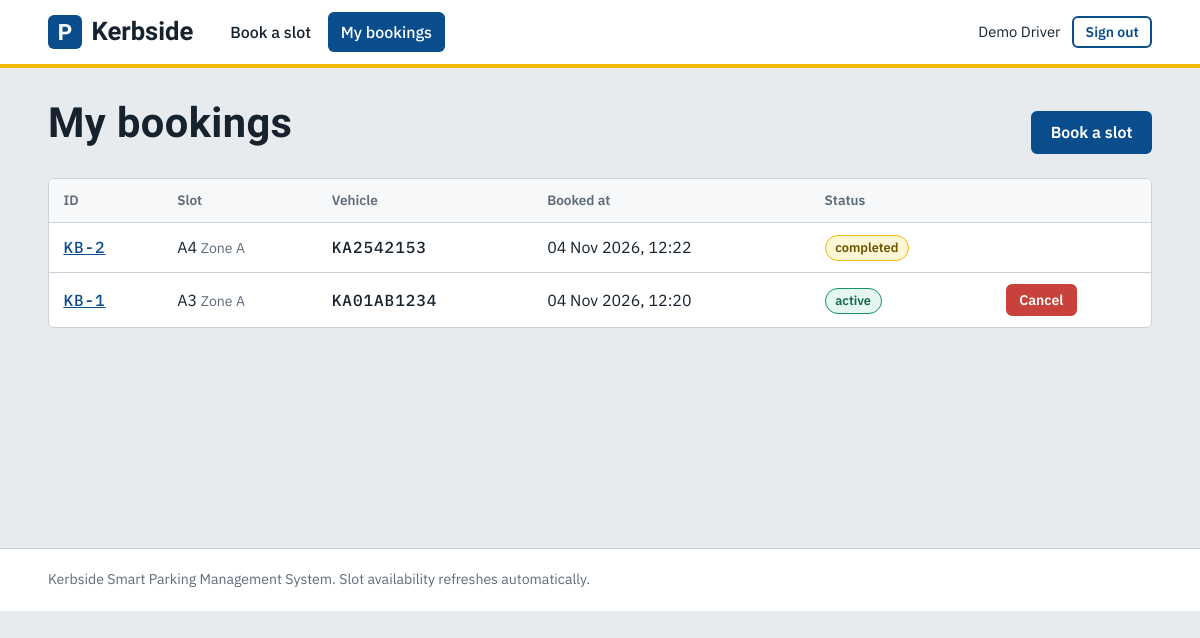
Page /my-bookings/ (signed in) on the committed database.
### parking/models.py (models this page shows, shortened)
class Booking(models.Model):
    user = models.ForeignKey(settings.AUTH_USER_MODEL, on_delete=models.CASCADE, related_name="bookings")
    slot = models.ForeignKey(Slot, on_delete=models.CASCADE, related_name="bookings")
    name = models.CharField(max_length=60)
    vehicle_number = models.CharField(max_length=15)
    status = models.CharField(max_length=12, default="active")
    created_at = models.DateTimeField(default=timezone.now)
    ended_at = models.DateTimeField(null=True, blank=True)
    class Meta:
        ordering = ["-id"]
    @property
    def slot_label(self):
        return self.slot.label
    @property
    def slot_zone(self):
        return self.slot.zone

class Slot(models.Model):
    label = models.CharField(max_length=10, unique=True)
    zone = models.CharField(max_length=10)
    slot_type = models.CharField(max_length=12, default="Car")
    status = models.CharField(max_length=12, default="available")
    class Meta:
        ordering = ["zone", "label"]

### parking/views.py (the view)
# urls.py: path("my-bookings/", views.my_bookings, name="my_bookings"),
@driver_required
def my_bookings(request):
    rows = Booking.objects.filter(user=request.user).select_related("slot", "user")
    return render(request, "my_bookings.html", {"bookings": rows, "page": "my_bookings"})

### parking/views.py (called while the page is built)
def driver_required(view):
    @wraps(view)
    def wrapper(request, *args, **kwargs):
        if not request.user.is_authenticated:
            return redirect(f"{reverse('login')}?next={request.path}")
        if request.user.is_staff:
            messages.info(request, "Staff accounts manage parking. Sign in with a driver account to book a slot.")
            return redirect("admin_dashboard")
        return view(request, *args, **kwargs)
    return wrapper

### parking/templates/my_bookings.html (shortened to what this page needs)
{% extends "base.html" %}
{% block content %}
<div class="page-head"><h1 style="font-size:2.6rem">My bookings</h1><a class="btn" href="{% url 'slots' %}">Book a slot</a></div>
<div class="table-wrap">
{% if bookings %}
<table>
  <thead><tr><th>ID</th><th>Slot</th><th>Vehicle</th><th>Booked at</th><th>Status</th><th></th></tr></thead>
  <tbody>
  {% for b in bookings %}
  <tr>
    <td class="plate"><a href="{% url 'booking_detail' b.id %}">KB-{{ b.id }}</a></td>
    <td>{{ b.slot_label }} <span class="muted small">Zone {{ b.slot_zone }}</span></td>
    <td class="plate">{{ b.vehicle_number }}</td>
    <td>{{ b.created_at|date:"d M Y, H:i" }}</td>
    <td><span class="badge badge-{{ b.status }}">{{ b.status }}</span></td>
    <td>{% if b.status == 'active' %}<form class="inline-form" method="post" action="{% url 'cancel' b.id %}" onsubmit="return confirm('Cancel this booking?')">{% csrf_token %}<button class="btn btn-danger btn-sm" type="submit">Cancel</button></form>{% endif %}</td>
  </tr>
  {% endfor %}
  </tbody>
</table>
{% else %}
<div class="empty">You have no bookings yet. <a href="{% url 'slots' %}">Pick a free slot</a> to get started.</div>
{% endif %}
</div>
{% endblock %}

### parking/templates/base.html (shortened to what this page needs)
{% load static %}<!doctype html>
<html lang="en">
<head>
  <link rel="stylesheet" href="{% static 'css/style.css' %}">
</head>
<body>
<header class="site-header">
  <div class="container">
    <a class="brand" href="{% url 'home' %}"><span class="brand-mark">P</span>Kerbside</a>
    <nav class="nav" aria-label="Main">
      {% if user.is_staff %}
        <a href="{% url 'admin_dashboard' %}" class="{% if page == 'dashboard' %}on{% endif %}">Dashboard</a>
        <a href="{% url 'admin_slots' %}" class="{% if page == 'admin_slots' %}on{% endif %}">Manage slots</a>
        <a href="{% url 'admin_bookings' %}" class="{% if page == 'admin_bookings' %}on{% endif %}">Bookings</a>
        <a href="{% url 'slots' %}" class="{% if page == 'slots' %}on{% endif %}">Live map</a>
      {% elif user.is_authenticated %}
        <a href="{% url 'slots' %}" class="{% if page == 'slots' %}on{% endif %}">Book a slot</a>
        <a href="{% url 'my_bookings' %}" class="{% if page == 'my_bookings' %}on{% endif %}">My bookings</a>
      {% else %}
        <a href="{% url 'home' %}" class="{% if page == 'home' %}on{% endif %}">Home</a>
        <a href="{% url 'slots' %}" class="{% if page == 'slots' %}on{% endif %}">Live slots</a>
      {% endif %}
    </nav>
    <div class="nav-user">
      {% if user.is_authenticated %}
        <span>{{ user.first_name }}</span>
        <form class="inline-form" method="post" action="{% url 'logout' %}">{% csrf_token %}<button class="btn btn-ghost btn-sm" type="submit">Sign out</button></form>
      {% else %}
        <a class="btn btn-ghost btn-sm" href="{% url 'login' %}">Sign in</a>
        <a class="btn btn-sm" href="{% url 'register' %}">Create account</a>
        <a class="small" href="{% url 'admin_login' %}">Staff portal</a>
      {% endif %}
    </div>
  </div>
</header>
<main>
  <div class="container">
    {% block content %}{% endblock %}
  </div>
</main>
<footer class="site-footer"><div class="container">Kerbside Smart Parking Management System. Slot availability refreshes automatically.</div></footer>
</body>
</html>

### parking/static/css/style.css (style rules this page uses)
:root { --concrete:#E8EBEE; --paper:#FFFFFF; --ink:#16232E; --muted:#5E6B78; --line:#CBD2D9; --sign:#0A4D8C; --sign-dark:#073862; --bay:#17936B; --brake:#C8423B; --paint:#F2B705; --asphalt:#2B343C; --asphalt-2:#36414A; --radius:6px; --font-head:"Barlow Condensed","Arial Narrow",Arial,sans-serif; --font-body:"IBM Plex Sans","Segoe UI",system-ui,sans-serif; --font-mono:"IBM Plex Mono",ui-monospace,Menlo,Consolas,monospace; }
* { box-sizing:border-box }
html { -webkit-text-size-adjust:100% }
body { margin:0;background:var(--concrete);color:var(--ink);font-family:var(--font-body);font-size:16px;line-height:1.55 }
h1,h2,h3 { font-family:var(--font-head);font-weight:700;line-height:1.1;margin:0 0 .5rem;letter-spacing:.01em }
h1 { font-size:clamp(2.4rem,5vw,3.8rem) }
a { color:var(--sign) }
.container { width:min(1120px,92%);margin:0 auto }
.muted { color:var(--muted) }
.small { font-size:.88rem }
.plate { font-family:var(--font-mono);letter-spacing:.06em;font-weight:500 }
.site-header { background:var(--paper);border-bottom:4px solid var(--paint) }
.site-header .container { display:flex;align-items:center;gap:1.5rem;min-height:64px;flex-wrap:wrap }
.brand { display:flex;align-items:center;gap:.6rem;text-decoration:none;color:var(--ink);font-family:var(--font-head);font-weight:700;font-size:1.6rem }
.brand-mark { display:grid;place-items:center;width:34px;height:34px;background:var(--sign);color:#fff;border-radius:6px;font-size:1.4rem;line-height:1 }
.nav { display:flex;gap:.25rem;flex:1;flex-wrap:wrap }
.nav a { color:var(--ink);text-decoration:none;padding:.5rem .8rem;border-radius:var(--radius);font-weight:500 }
.nav a.on { background:var(--sign);color:#fff }
.nav-user { display:flex;align-items:center;gap:.75rem;font-size:.92rem }
.btn { display:inline-block;border:2px solid var(--sign);background:var(--sign);color:#fff;padding:.6rem 1.1rem;border-radius:var(--radius);font:600 1rem var(--font-body);text-decoration:none;cursor:pointer }
.btn-ghost { background:transparent;color:var(--sign) }
.btn-danger { background:var(--brake);border-color:var(--brake) }
.btn-sm { padding:.3rem .7rem;font-size:.88rem }
.inline-form { display:inline }
main { padding:2rem 0 3rem;min-height:60vh }
.page-head { display:flex;justify-content:space-between;align-items:flex-end;gap:1rem;flex-wrap:wrap;margin-bottom:1.5rem }
.table-wrap { overflow-x:auto;background:var(--paper);border:1px solid var(--line);border-radius:var(--radius) }
table { width:100%;border-collapse:collapse;min-width:640px }
th,td { text-align:left;padding:.7rem .9rem;border-bottom:1px solid var(--line);vertical-align:middle }
th { font-size:.85rem;color:var(--muted);font-weight:600;background:#F6F8FA }
tr:last-child td { border-bottom:none }
.badge { display:inline-block;padding:.12rem .6rem;border-radius:99px;font-size:.8rem;font-weight:600;border:1.5px solid }
.badge-available,.badge-active { color:#0d6b4c;border-color:var(--bay);background:#e5f5ef }
.badge-maintenance,.badge-completed { color:#6b5200;border-color:var(--paint);background:#fff6d6 }
.site-footer { border-top:1px solid var(--line);padding:1.25rem 0;color:var(--muted);font-size:.88rem;background:var(--paper) }

### rows in the picture
Booking: id "2", slot_label "A4", slot_zone "A", vehicle_number "KA2542153", created_at "04 Nov 2026, 12:22", status "completed"
Booking: id "1", slot_label "A3", slot_zone "A", vehicle_number "KA01AB1234", created_at "04 Nov 2026, 12:20", status "active", shows "Cancel"

### other values in the picture
{{ user.first_name }} "Demo Driver"
